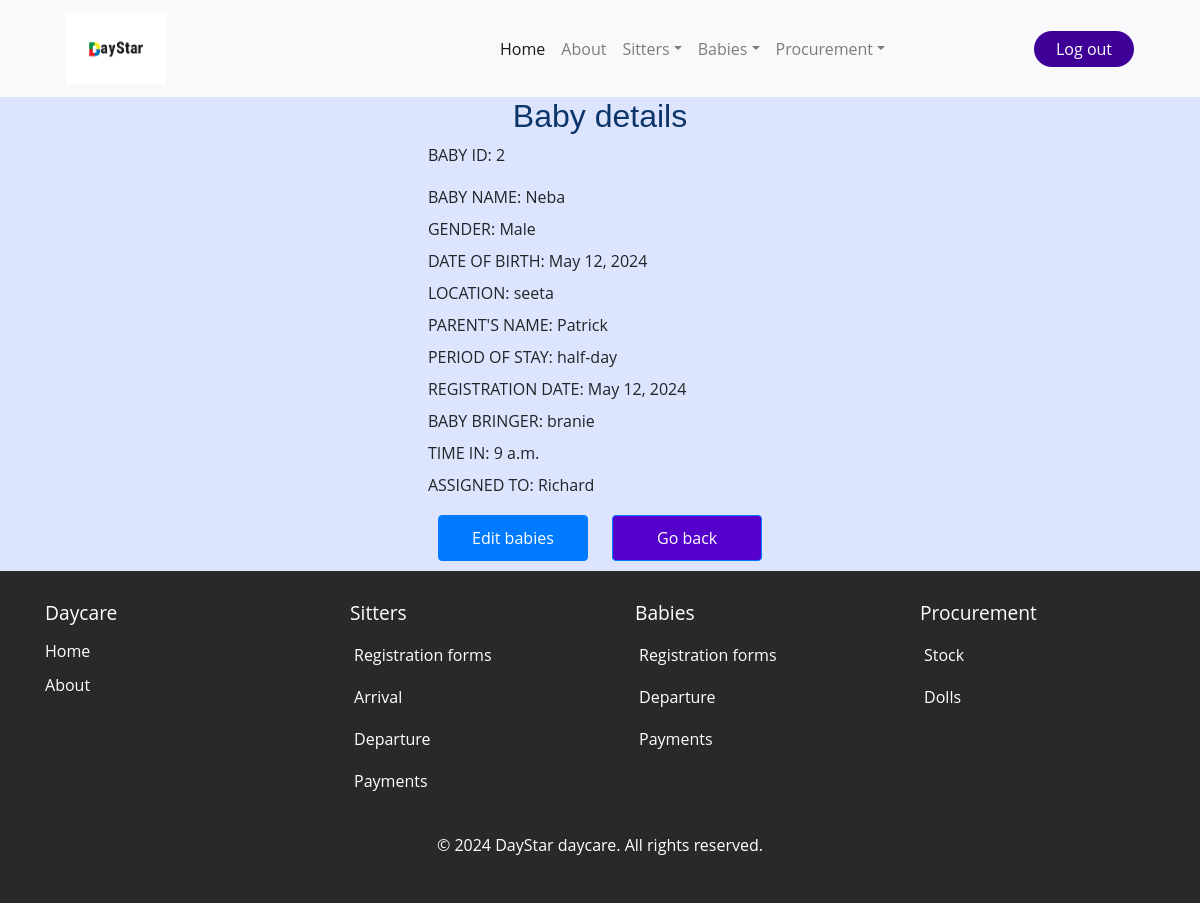
/baby_view/2/ (signed in), run on an earlier commit of the app's database.
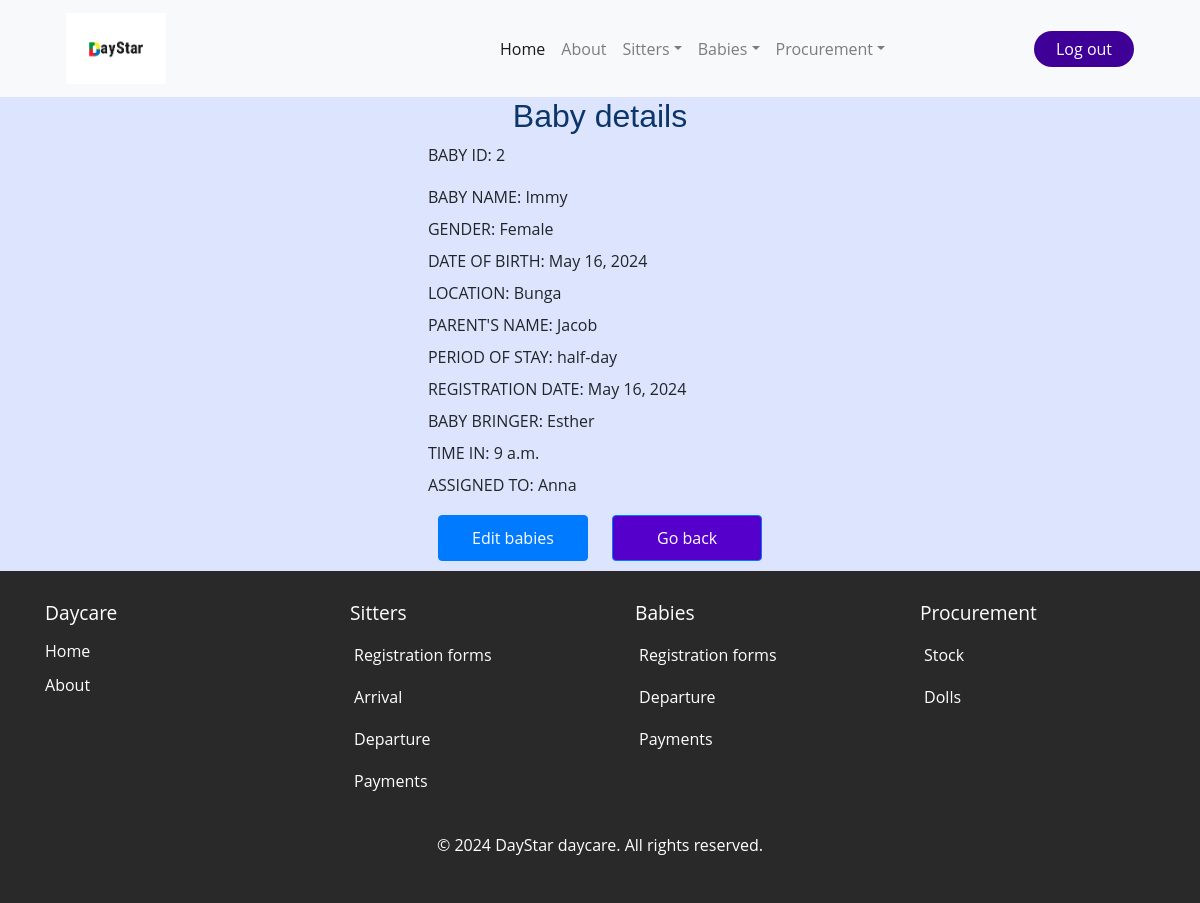
And on a later commit of the database.
### daystarApp/models.py (models this page shows, shortened)
class Baby(models.Model):
    baby_id = models.AutoField(primary_key=True)
    baby_name = models.CharField( max_length=20)
    baby_gender = models.CharField( max_length=20 )
    date_of_birth = models.DateField( default=timezone.now)
    baby_location = models.CharField( max_length=20)
    parents_name = models.CharField( max_length=20)
    period_of_stay = models.CharField(choices=[('half-day', 'Half-day'),('full-day', 'Full-day')], max_length=100)
    registration_date = models.DateField(default=timezone.now)
    baby_bringer = models.CharField( max_length=20)
    time_in = models.TimeField()
    Assigned_to=models.ForeignKey(Sitter_arrival,on_delete=models.CASCADE)

class Sitter_arrival(models.Model):
    sitter_name=models.ForeignKey(Sitterform, on_delete=models.CASCADE)
    sitter_number=models.IntegerField(default=0)
    date_of_arrival=models.DateField(default=timezone.now)
    timein=models.TimeField ()
    Attendancestatus=models.CharField(choices=[('On-duty', 'On-duty')], max_length=100)
    def __str__(self):
        return str(self.sitter_name)

class Sitterform(models.Model):
    name=models.CharField(max_length=200)
    gender=models.CharField(choices=[('male', 'Male'),('female', 'Female')], max_length=100)
    location=models.CharField(choices=[('kabalagala', 'kabalagala')], max_length=100)
    date_of_birth=models.DateField(default=timezone.now)
    next_of_kin=models.CharField( max_length=200)
    national_identification_number=models.CharField(max_length=200, validators=[NIN])
    recommenders_name=models.CharField(max_length=200)
    religon=models.CharField(max_length=200,null=True, blank=True)
    level_of_education=models.CharField( choices=[('degree','Degree'),('diploma','Diploma'),('highschool certificate','Highschool certificate'),('others','Others')],max_length=200)
    sitter_number=models.IntegerField(default=0)
    contacts=models.CharField(max_length=200, validators=[contacts])
    date=models.DateField()
    def __str__(self):
        return self.name

### daystarApp/views.py (the view)
# urls.py: path('baby_view/<int:id>/', views.baby_view, name='baby_view'),
@login_required
def baby_view(request, id):
    one_baby = get_object_or_404(Baby, baby_id=id)
    return render(request, 'daystarApp/baby_view.html', {'one_baby': one_baby})

### daystarApp/templates/daystarApp/baby_view.html (shortened to what this page needs)
{% extends 'daystarApp/base.html' %}
{% load static %}
{% block content %}
<h2>Baby details</h2>
<div class="form-container">
    <form method="POST" action="">
        <div class="form-field">
            <label for="id_baby_id">BABY ID:</label>
            {{ one_baby.baby_id }}
        </div>
        <div>
            <label for="id_baby_name">BABY NAME:</label>
            {{ one_baby.baby_name }}
        </div>
        <div>
            <label for="id_baby_gender">GENDER:</label>
            {{ one_baby.baby_gender }}
        </div>
        <div>
            <label for="id_date_of_birth">DATE OF BIRTH:</label>
            {{ one_baby.date_of_birth }}
        </div>
        <div>
            <label for="id_baby_location">LOCATION:</label>
            {{ one_baby.baby_location }}
        </div>
        <div>
            <label for="id_parents_name ">PARENT'S NAME:</label>
            {{ one_baby.parents_name  }}
        </div>
        <div>
            <label for="id_period_of_stay">PERIOD OF STAY:</label>
            {{ one_baby.period_of_stay }}
        </div>
        <div>
            <label for="id_registration_date">REGISTRATION DATE:</label>
            {{ one_baby.registration_date }}
        </div>
        <div>
            <label for="id_baby_bringer">BABY BRINGER:</label>
            {{ one_baby.baby_bringer }}
        </div>
        <div>
            <label for="id_time_in">TIME IN:</label>
            {{ one_baby.time_in }}
        </div>
        <div>
            <label for="id_Assigned_to">ASSIGNED TO:</label>
            {{ one_baby.Assigned_to }}
        </div>
        <div>
            <a href="{% url 'baby_edit' id=one_baby.baby_id %}" class="btn btn-primary">Edit babies</a>
            <a href="/beb_reg_form" class="btn btn-primary" style="background-color: #5500cb;">Go back</a>
        </div>
    </form>
</div>
{% endblock %}

What changed in the data, as far as the page shows it:
changed Baby "half-day": baby_name "Neba" → "Immy"; baby_gender "Male" → "Female"; date_of_birth "May 12, 2024" → "May 16, 2024"; baby_location "seeta" → "Bunga"; parents_name "Patrick" → "Jacob"; registration_date "May 12, 2024" → "May 16, 2024"; baby_bringer "branie" → "Esther"; Assigned_to "Richard" → "Anna"
